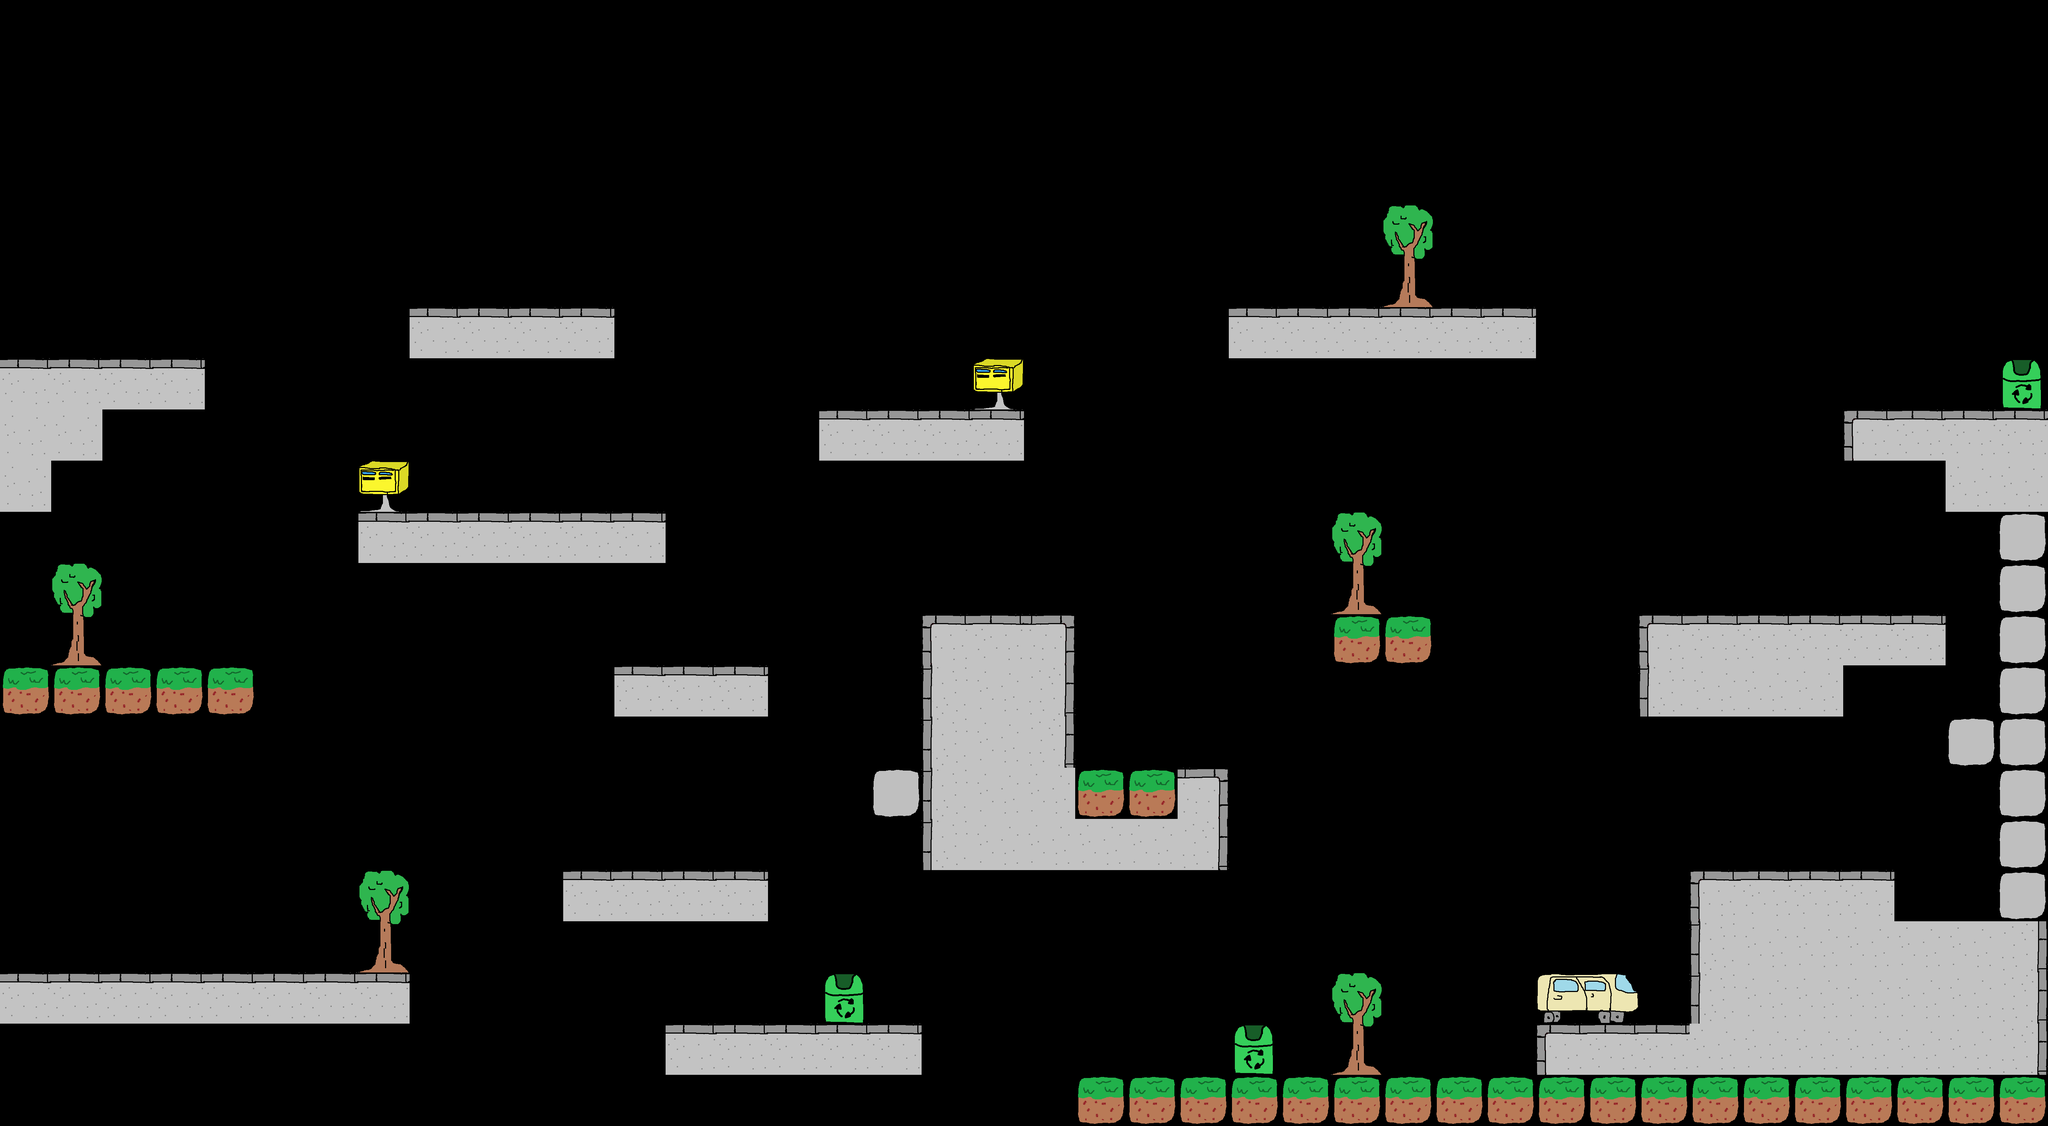

Tiled map render using the project's own tile images. Description and the map definition, with tile-layer contents summarised, below:
An orthogonal 40x22 tile map with 144x144 px tiles, 1 tile layer (tiles), 3 tilesets and 29 objects (5x 2, 5x 1, 2x 3, 4).

<map version="1.0" tiledversion="1.0.2" orientation="orthogonal" renderorder="right-down" width="40" height="22" tilewidth="144" tileheight="144" nextobjectid="114">
 <tileset firstgid="1" name="objects" tilewidth="144" tileheight="144" tilecount="6" columns="3">
  <image source="../../../graphics/tilesets/map_objects.png" width="432" height="288" />
 </tileset>
 <tileset firstgid="7" name="enemies" tilewidth="144" tileheight="144" tilecount="8" columns="4">
  <image source="../../../graphics/tilesets/ville_enemies.png" width="576" height="288" />
 </tileset>
 <tileset firstgid="15" name="tileset" tilewidth="144" tileheight="144" tilecount="18" columns="3">
  <image source="../../../graphics/tilesets/ville_tileset.png" width="432" height="864" />
 </tileset>
 <layer name="tiles" width="40" height="22">
  <data>[880 cells, 165 non-empty, 14 distinct tile ids]</data>
 </layer>
 <objectgroup name="enemies">
  <object id="75" type="2" gid="8" x="1424.97" y="1438.91" width="144" height="144" />
  <object id="76" type="1" gid="7" x="1794.67" y="2448" width="144" height="144" />
  <object id="77" type="1" gid="10" x="5046.7" y="2452.2" width="144" height="144" rotation="-3.56096" />
  <object id="79" type="2" gid="9" x="4968" y="1732" width="144" height="144" />
  <object id="80" type="2" gid="11" x="2301.33" y="1589.7" width="144" height="144" />
  <object id="81" type="3" gid="11" x="688" y="1304" width="144" height="144" />
  <object id="83" type="2" gid="7" x="712" y="2736" width="144" height="144" />
  <object id="84" type="1" gid="8" x="424" y="1888" width="144" height="144" />
  <object id="85" type="1" gid="10" x="288.727" y="1006.91" width="144" height="144" />
  <object id="86" type="4" gid="11" x="4324.12" y="1584.85" width="144" height="144" />
  <object id="87" type="2" gid="11" x="721.697" y="1722.3" width="144" height="144" />
  <object id="89" type="3" gid="11" x="2588.61" y="714.545" width="144" height="144" />
  <object id="90" type="1" gid="7" x="1370.42" y="869.091" width="144" height="144" />
  <object id="100" gid="12" x="3024" y="2160" width="144" height="144" />
  <object id="101" gid="13" x="3168" y="2160" width="144" height="144" />
  <object id="102" gid="12" x="5184" y="1152" width="144" height="144" />
  <object id="103" gid="13" x="5328" y="1152" width="144" height="144" />
 </objectgroup>
 <objectgroup name="objects" visible="0">
  <object id="95" gid="6" x="5344" y="2592" width="144" height="144" />
  <object id="96" gid="5" x="0" y="1008" width="144" height="144" />
  <object id="104" gid="4" x="16" y="1880" width="144" height="144" />
  <object id="105" gid="4" x="5488" y="1168" width="144" height="144" />
  <object id="106" gid="4" x="3880" y="3008" width="144" height="144" />
  <object id="107" gid="4" x="3984" y="3040" width="144" height="144" />
  <object id="108" gid="4" x="3328" y="2168" width="144" height="144" />
  <object id="109" gid="4" x="2440" y="2168" width="144" height="144" />
  <object id="110" gid="4" x="2464" y="2880" width="144" height="144" />
  <object id="111" gid="4" x="3760" y="872" width="144" height="144" />
  <object id="112" gid="4" x="328" y="1296" width="144" height="144" />
  <object id="113" gid="4" x="1424" y="1752" width="144" height="144" />
 </objectgroup>
</map>
